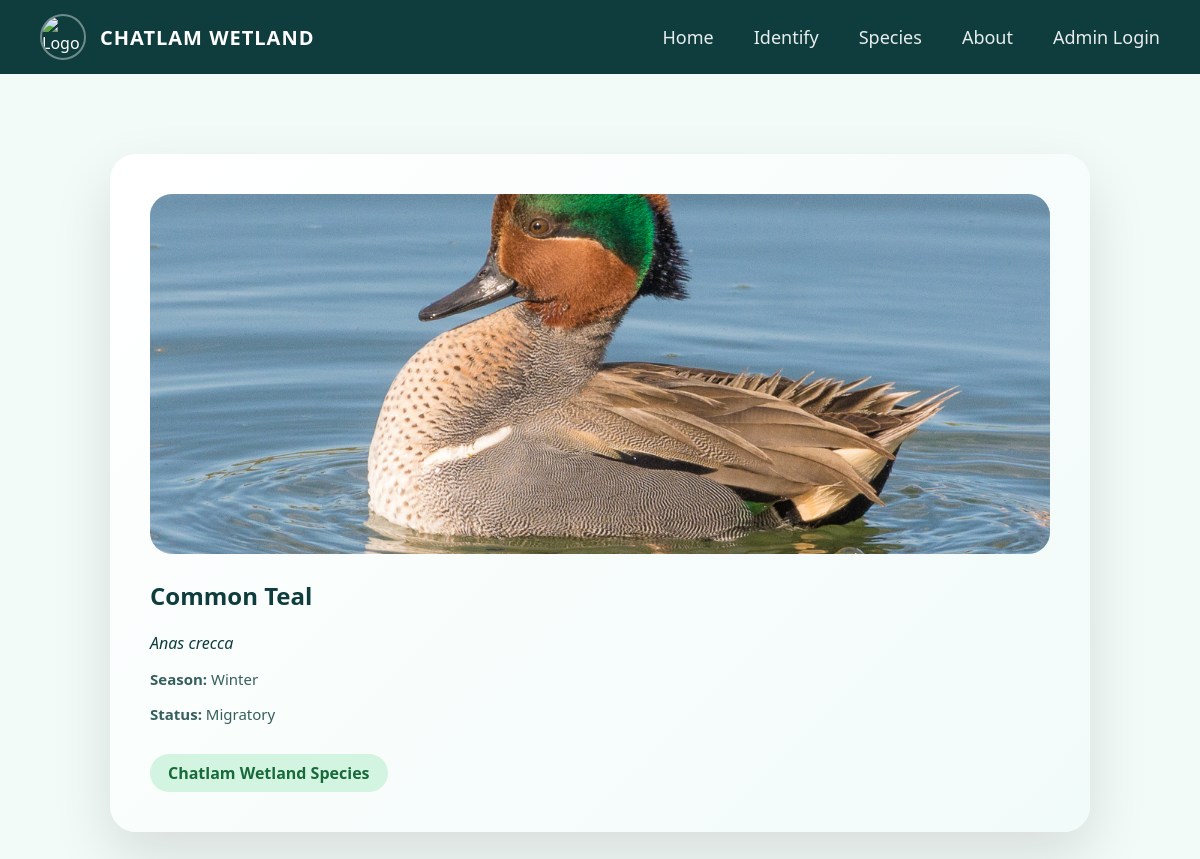
/species/10, run on the app's committed database.
### tables this page shows
CREATE TABLE species (
    id INTEGER PRIMARY KEY AUTOINCREMENT,
    common_name TEXT,
    scientific_name TEXT,
    status TEXT,
    season TEXT,
    description TEXT
, image TEXT);

### web/app.py (the view)
@app.route("/species/<int:species_id>")
def species_detail(species_id):
    conn = sqlite3.connect(DB_PATH)
    conn.row_factory = sqlite3.Row
    c = conn.cursor()
    c.execute("SELECT * FROM species WHERE id = ?", (species_id,))
    bird = c.fetchone()
    conn.close()
    if not bird:
        return "Species not found", 404
    return render_template("species_detail.html", bird=bird)

### web/templates/species_detail.html (shortened to what this page needs)
{% extends "base.html" %}
{% block content %}
<div class="detail-container">
   <div class="detail-img">
    {% if bird.image %}
        <img src="{{ url_for('static', filename=bird.image) }}"
             alt="{{ bird.common_name }}">
    {% else %}
        <span class="species-fallback">🦆</span>
    {% endif %}
</div>
    <h2>{{ bird["common_name"] }}</h2>
    <em>{{ bird["scientific_name"] }}</em>
    <div class="meta">
        <p><strong>Season:</strong> {{ bird["season"] }}</p>
        <p><strong>Status:</strong> {{ bird["status"] }}</p>
    </div>
    <div class="badge">
        Chatlam Wetland Species
    </div>
</div>
{% endblock %}

### web/templates/base.html (style rules this page uses)
body { margin: 0; font-family: "Segoe UI", system-ui, sans-serif; background: #f3fbf9; color: #0f3d3e; }
h1, h2, h3 { color: #0f3d3e; }
p, label { color: #355f5c; }

### web/templates/species_detail.html (style rules this page uses)
.detail-container { max-width: 900px; margin: 80px auto; padding: 40px; border-radius: 26px; background: linear-gradient(135deg, #ffffff, #f1fbf9); box-shadow: 0 25px 60px rgba(0,0,0,0.12); }
.detail-img { width: 100%; height: 360px; border-radius: 22px; background: linear-gradient(135deg, #cce7e3, #9dd4cc); display: flex; align-items: center; justify-content: center; font-size: 90px; margin-bottom: 25px; overflow: hidden; }
.detail-img img { width: 100%; height: 100%; object-fit: cover; }
.meta { font-size: 15px; color: #444; margin-top: 12px; }
.badge { display: inline-block; margin-top: 15px; padding: 8px 18px; border-radius: 20px; background: #d4f4e2; color: #176a3a; font-weight: bold; }

### data on the page
species: image (picture), common_name "Common Teal", scientific_name "Anas crecca", season "Winter", status "Migratory"
